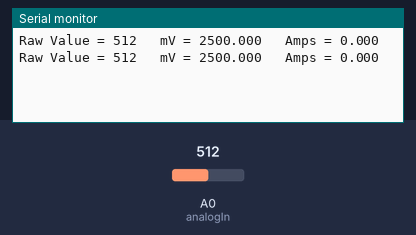
This sketch was run on a simulated Arduino Uno, built with avr-gcc and run on an emulated ATmega328P. Parts: the last lines printed to the serial monitor. The test bench sets the inputs (shaded band); at power-on: A0 (analogIn) = 512.

Above: at 3.3 s.
3.4 s: A0 (analogIn) set to 716
At 5.5 s:
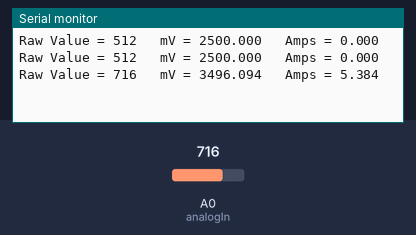
6.7 s: A0 (analogIn) set to 900
At 8.7 s:
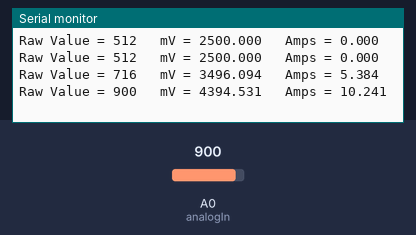
Timing chart, 0 to 10.2 s (numbered marks = the images above; inputs shaded):
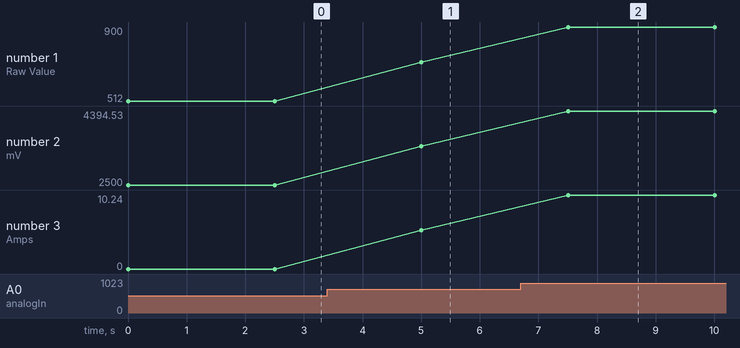

The sketch:

ACS712.ino
```cpp
// Constant Variables Assigning

const int analogIn = A0; // Use the Pin Assignined for the sensor.
int mVperAmp = 185; // use 100 for 20A Module and 66 for 30A Module
// Raw voltage reading per unit Current
int RawValue= 0; // Assinging Output
int ACSoffset = 2500; // Midpoint or Zero
double Voltage = 0; // saving in 2 decimal place
double Amps = 0; //  saving in 2 decimal place


// Setting up as required
void setup(){
Serial.begin(9600);
}


// Loop Portion
void loop(){
RawValue = analogRead(analogIn); // taking input
Voltage = (RawValue / 1024.0) * 5000; // Gets you mV
Amps = ((Voltage - ACSoffset) / mVperAmp);  //                                              *** MIGHT NEED ADJUSTMENTS****
// Observing Raw Input
Serial.print("Raw Value = " ); // shows pre-scaled value
Serial.print(RawValue);
// Observing Raw Output
Serial.print("\t mV = "); // shows the voltage measured
Serial.print(Voltage,3);
// the '3' after voltage allows you to display 3 digits after decimal point
Serial.print("\t Amps = "); // shows the voltage measured
Serial.println(Amps,3);
// the '3' after voltage allows you to display 3 digits after decimal point
delay(2500);
}
```

Measured:
- after the input at 3.4 s, the serial monitor: prints a new line after 1.6 s (image 1)
- after the input at 6.7 s, the serial monitor: prints a new line after 0.81 s (image 2)
- plotted number 1: 512 → 716 after the input at 3.4 s, 716 → 900 after the input at 6.7 s
- plotted number 2: 2500 → 3496.09 after the input at 3.4 s, 3496.09 → 4394.53 after the input at 6.7 s
- plotted number 3: 0 → 5.38 after the input at 3.4 s, 5.38 → 10.24 after the input at 6.7 s
